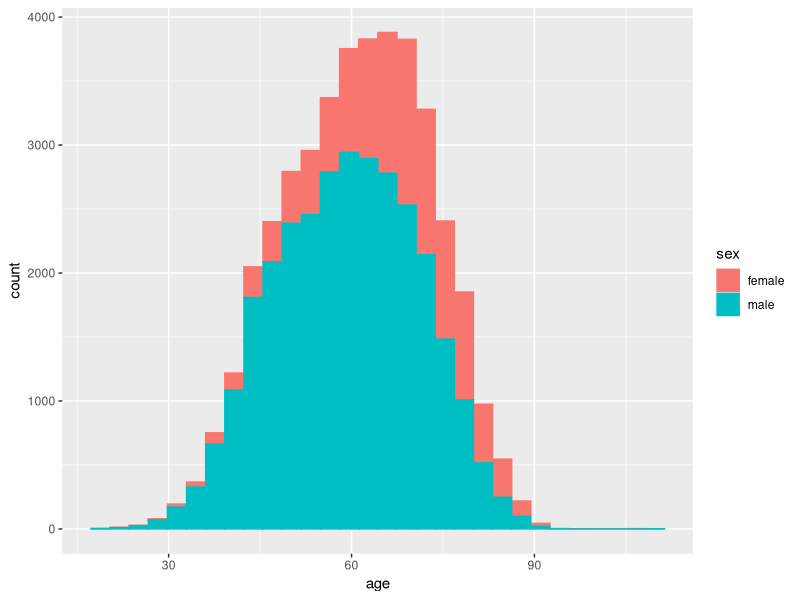
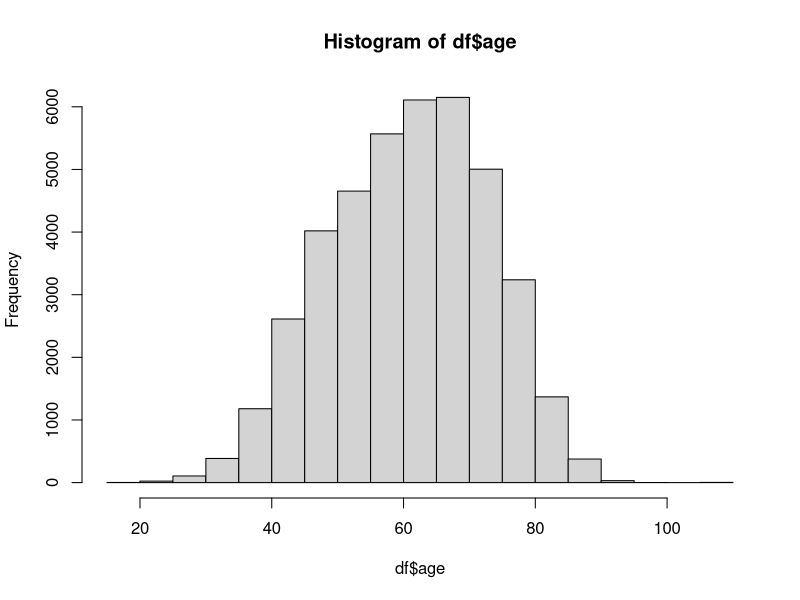

The R script that drew these images, in order:
setwd("//Users/kaylychoy/Desktop/423PHAR/R Workshop/RGusto_Sep12")

library(tidyverse)

df <- read_csv("gusto.csv")

ggplot(data=df,aes(x=age,col=sex,fill=sex))+geom_histogram()

df %>% group_by(sex) %>% summarise(mean(age),sd(age))

t.test(age~sex,data=df)

hist(df$age)
